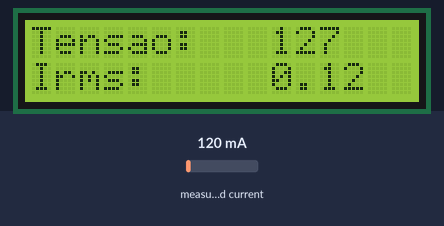
Recording of a sketch running on a simulated ESP8266 (NodeMCU). Parts: 16×2 character LCD. The test bench sets the inputs (shaded band); at power-on: measured current 120 mA.

Above: at 1.4 s.
At 10.29 s:
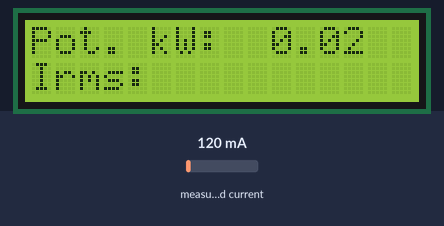
At 20.6 s:
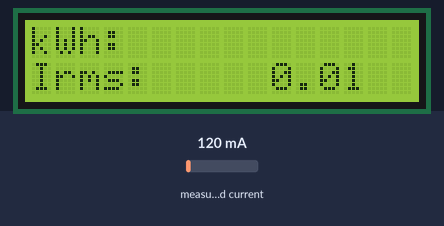
At 30.4 s:
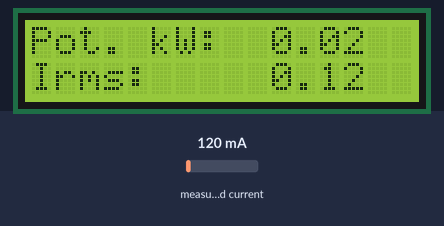

The sketch:

main.ino
```cpp
#include <LiquidCrystal_I2C.h>  //Biblioteca de manipulação do LCD.
#include <user_interface.h>     //Biblioteca necessaria para acessar os Timer`s.
#include "EmonLib.h"            //Biblioteca de calculo da corrente RMS.
#include <FS.h>                 //Biblioteca da memória flash ESP8266


// Sensor de Corrente ________________________________
#define Vrede 127    // define a tensão RMS da rede(valor lido com multimetro)
#define InputSCT 0    // define o canal analógico para o sinal do SCT = pino A2
#define I_calibration 45.48         // fator de calibração da corrente - leia minhas dicas no tutorial
//29.48
EnergyMonitor EnerMonitor;       //Cria uma instancia da classe EnergyMonitor
double rms = 0;
double Irms2 = 0;
String string = "";
double watthora = 0;
float Tempo = 0;
// Sensor de Corrente ________________________________


// Timer ________________________________
os_timer_t tmr0;//Cria o Timer. Maximo de 7 Timer's.
volatile byte status;//Variavel armazenada na RAM para Status do LED.
// Timer ________________________________


// Liquid Crystal Display ________________________________
int lcdColumns = 16;
int lcdRows = 2;
#define address_i2c 0x27
LiquidCrystal_I2C lcd(address_i2c, lcdColumns, lcdRows);
// Liquid Crystal Display ________________________________


void setup()
{
// Sensor de Corrente ________________________________
    EnerMonitor.current(InputSCT, I_calibration);   // configura pino SCT e fator de calibração
// Sensor de Corrente ________________________________


// Timer ________________________________
   os_timer_setfn(&tmr0, contador, NULL); //Indica ao Timer qual sera sua Sub rotina.
   os_timer_arm(&tmr0, 1000, true);  //Indica ao Timer seu Tempo em mS e se sera repetido ou apenas uma vez (loop = true)
// Timer ________________________________


// Liquid Crystal Display ________________________________
    lcd.init();
    lcd.backlight();
    lcd.clear();
// Liquid Crystal Display ________________________________

Serial.begin(115200);
//conecta WiFi

delay(1000);
}

void loop()
{

    lcd_display();
    //envia_thingspeak():
    //checa_telegram();
}

void lcd_display()
{
    switch (status)
    {
    case (1):
        lcd.setCursor(0,0);
        lcd.print("Tensao:");
        lcd.setCursor(10,0);
        lcd.print(Vrede);
        //mostra tensão

        lcd.setCursor(0,1);
        lcd.print("Irms:");
        lcd.setCursor(10,1);
        Irms2 = ler_corrente();
        lcd.print(Irms2);
        //mostra corrente
        break;

    case (9):

        //mostra potencia instantanea
        //mostra previsão kwh (1h)
        lcd.clear();
        break;

    case (10):
        lcd.setCursor(0,0);
        lcd.print("Pot. kW:");
        lcd.setCursor(10,0);
        lcd.print(Vrede*rms/1000);
        //mostra potencia

        lcd.setCursor(0,1);
        lcd.print("Irms:");
        lcd.setCursor(10,1);
        Irms2 = ler_corrente();
        lcd.print(Irms2);
        //mostra corrente

        break;

    case (19):

        //mostra previsão kwh (1m)
        //mostra previsão acumulada
        lcd.clear();
        break;

    case (20):
        lcd.setCursor(0,0);
        lcd.print("kWh:");
        watthora = (Vrede*rms/1000)*0.92;
        lcd.setCursor(10,1);
        lcd.print(watthora);
        //mostra potencia

        lcd.setCursor(0,1);
        lcd.print("Irms:");
        lcd.setCursor(10,1);
        Irms2 = ler_corrente();
        lcd.print(Irms2);
        //mostra corrente


        //mostra corrente
        //mostra potencia instantanea
        //mostra previsão kwh (1h)
        break;

    }

}


void contador(void*z)//Sub rotina ISR do Timer sera acessada a cada 1 Segundo e mudara o status do LED.
{
   if (status == 20)//Verifica se o maximo foi alcançado para resetar a contagem.
   {
      status = 0;
   }

   status++;
   ler_corrente();
}

double ler_corrente()
{
    rms = EnerMonitor.calcIrms(1480);         // calculo da corrente RMS
    //string = String(rms,3);
    //Irms2 = string.toDouble();
    watthora = rms*Vrede*(Tempo/3600);
    Tempo++;
    return rms;
}
```

Measured:
- what the display in image 0 shows lasts 7.8 s, from 1.4 s to 9.2 s
- what the display in image 2 shows lasts 0.6 s, from 20.6 s to 21.2 s
- what the display in image 3 shows lasts 8.8 s, from 30.4 s to 39.2 s
